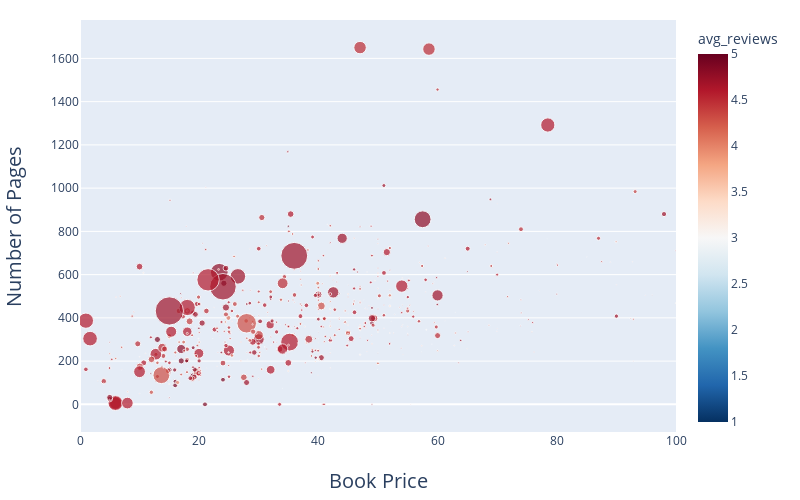

The cell this chart's notebook holds for it:
### Code cell
fig = px.scatter(df_scatter, 
                 x="price", 
                 y="pages",
                 color='avg_reviews',
                 color_continuous_scale='RdBu_r',
                 size='n_reviews', 
                 width=800, 
                 height=500)

fig.update_layout(margin = dict(l=20, r=20, t=20, b=20),
                  paper_bgcolor = "white")

fig.update_xaxes(title_text = "Book Price",
                 title_font = {"size": 20},
                 title_standoff = 25,
                 showgrid = False,
                 tickangle = 0)
 
fig.update_yaxes(title_text = "Number of Pages",
                 title_font = {"size": 20},
                 title_standoff = 25)

fig.update_layout(xaxis_range=[0,100])
fig.show()

### Figure 1 — Plotly figure (JSON) as saved in the notebook; plotly's stock layout.template omitted (floating-point values rounded to 4 significant figures; data arrays with more than 128 entries replaced by an {"elided": "..."} marker saying what was removed)
{"data": [{"hovertemplate": "price=%{x}<br>pages=%{y}<br>n_reviews=%{marker.size}<br>avg_reviews=%{marker.color}<extra></extra>", "legendgroup": "", "marker": {"color": {"elided": "621 float values"}, "coloraxis": "coloraxis", "size": {"elided": "621 int values"}, "sizemode": "area", "sizeref": 22.05, "symbol": "circle"}, "mode": "markers", "name": "", "orientation": "v", "showlegend": false, "type": "scatter", "x": {"elided": "621 float values"}, "xaxis": "x", "y": {"elided": "621 int values"}, "yaxis": "y"}], "layout": {"coloraxis": {"colorbar": {"title": {"text": "avg_reviews"}}, "colorscale": [[0, "rgb(5,48,97)"], [0.1, "rgb(33,102,172)"], [0.2, "rgb(67,147,195)"], [0.3, "rgb(146,197,222)"], [0.4, "rgb(209,229,240)"], [0.5, "rgb(247,247,247)"], [0.6, "rgb(253,219,199)"], [0.7, "rgb(244,165,130)"], [0.8, "rgb(214,96,77)"], [0.9, "rgb(178,24,43)"], [1, "rgb(103,0,31)"]]}, "height": 500, "legend": {"itemsizing": "constant", "tracegroupgap": 0}, "margin": {"b": 20, "l": 20, "r": 20, "t": 20}, "paper_bgcolor": "white", "width": 800, "xaxis": {"anchor": "y", "domain": [0, 1], "range": [0, 100], "showgrid": false, "tickangle": 0, "title": {"font": {"size": 20}, "standoff": 25, "text": "Book Price"}, "type": "linear"}, "yaxis": {"anchor": "x", "autorange": true, "domain": [0, 1], "range": [-127.7, 1778.0], "title": {"font": {"size": 20}, "standoff": 25, "text": "Number of Pages"}, "type": "linear"}}}
